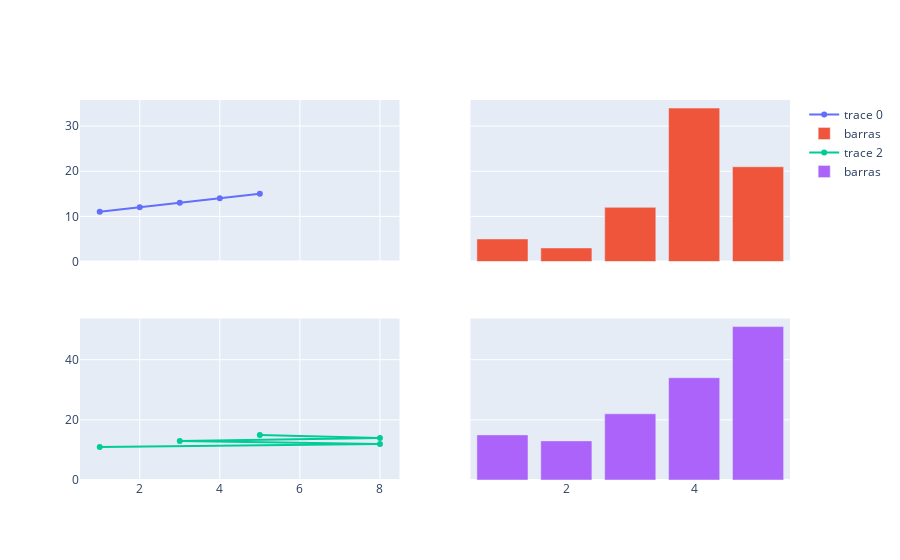

Notebook code cell kept with this figure:
### Code cell
plot4 = go.Bar( x=[1,2,3,4,5], y=[15,13,22,34,51], name='barras')
fig2.add_trace(plot4, row=2, col=2)

### Figure 1 — Plotly figure (JSON) as saved in the notebook; plotly's stock layout.template omitted (floating-point values rounded to 4 significant figures)
{"data": [{"mode": "lines+markers", "type": "scatter", "x": [1, 2, 3, 4, 5], "xaxis": "x", "y": [11, 12, 13, 14, 15], "yaxis": "y"}, {"name": "barras", "type": "bar", "x": [1, 2, 3, 4, 5], "xaxis": "x2", "y": [5, 3, 12, 34, 21], "yaxis": "y2"}, {"mode": "lines+markers", "type": "scatter", "x": [1, 8, 3, 8, 5], "xaxis": "x3", "y": [11, 12, 13, 14, 15], "yaxis": "y3"}, {"name": "barras", "type": "bar", "x": [1, 2, 3, 4, 5], "xaxis": "x4", "y": [15, 13, 22, 34, 51], "yaxis": "y4"}], "layout": {"xaxis": {"anchor": "y", "domain": [0, 0.45], "matches": "x3", "showticklabels": false}, "xaxis2": {"anchor": "y2", "domain": [0.55, 1], "matches": "x4", "showticklabels": false}, "xaxis3": {"anchor": "y3", "domain": [0, 0.45]}, "xaxis4": {"anchor": "y4", "domain": [0.55, 1]}, "yaxis": {"anchor": "x", "domain": [0.575, 1]}, "yaxis2": {"anchor": "x2", "domain": [0.575, 1], "matches": "y", "showticklabels": false}, "yaxis3": {"anchor": "x3", "domain": [0, 0.425]}, "yaxis4": {"anchor": "x4", "domain": [0, 0.425], "matches": "y3", "showticklabels": false}}}
